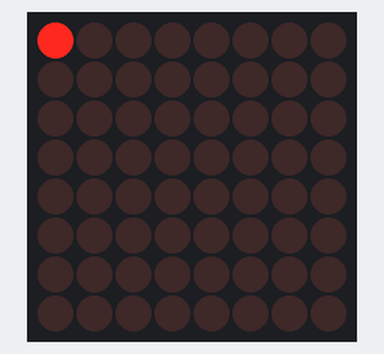
The sketch below on a simulated Arduino Uno, built with avr-gcc and run on an emulated ATmega328P. On the bench: 8×8 LED matrix. Random numbers use the default seed unless the sketch sets one.

Above: at 0.15 s.
At 1.37 s:
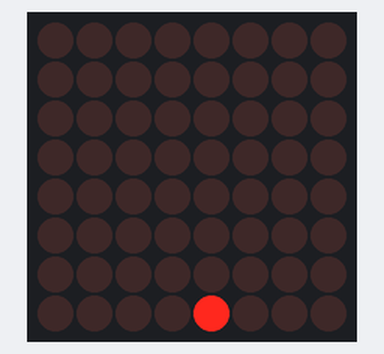
At 2.61 s:
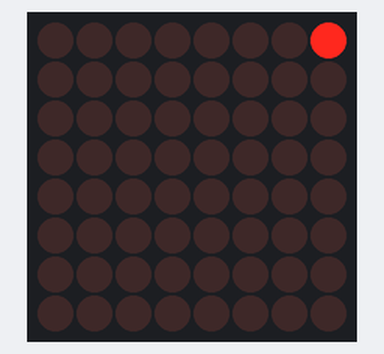
At 5.69 s:
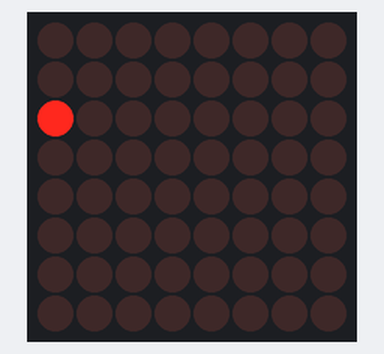
At 8.43 s:
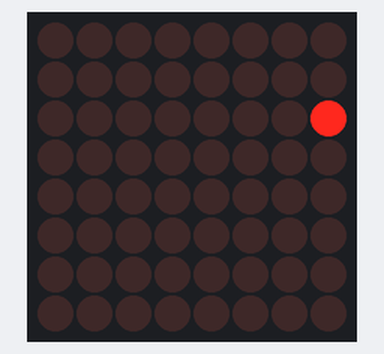
At 11.18 s:
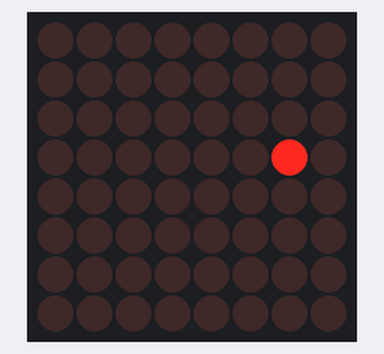

The sketch:

matriz.ino
```cpp
#include "funciones.h"

void setup() {
  lc.shutdown(0,false); /*0 es addres*/
  lc.setIntensity(0,4); /*brillo de 1 a 15*/
  lc.clearDisplay(0);/* and clear the display */
}
void loop() {
  //displayMatrizRandom(lc,100);
  //displayMatrizAnalog(lc,100,0);
  linalDisplay(lc,20);
}
```

Source omitted: funciones.h (22315 bytes), matrices.h (data table, 4544 bytes)

Measured:
- by itself, everything shown: repeats every 10.4 s, in 34 steps
